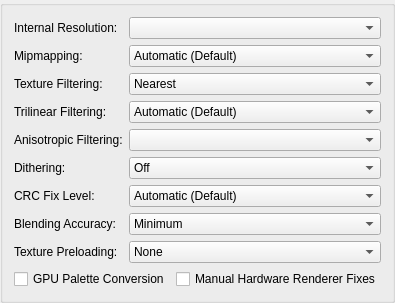
     <widget class="QGroupBox" name="hardwareRenderingTab">
      <attribute name="title">
       <string>Rendering</string>
      </attribute>
      <layout class="QFormLayout" name="formLayout_4">
       <item row="0" column="0">
        <widget class="QLabel" name="label">
         <property name="text">
          <string>Internal Resolution:</string>
         </property>
        </widget>
       </item>
       <item row="0" column="1">
        <widget class="QComboBox" name="upscaleMultiplier" />
       </item>
       <item row="1" column="0">
        <widget class="QLabel" name="label_6">
         <property name="text">
          <string>Mipmapping:</string>
         </property>
        </widget>
       </item>
       <item row="1" column="1">
        <widget class="QComboBox" name="mipmapping">
         <item>
          <property name="text">
           <string>Automatic (Default)</string>
          </property>
         </item>
         <item>
          <property name="text">
           <string>Off</string>
          </property>
         </item>
         <item>
          <property name="text">
           <string>Basic (Generated Mipmaps)</string>
          </property>
         </item>
         <item>
          <property name="text">
           <string>Full (PS2 Mipmaps)</string>
          </property>
         </item>
        </widget>
       </item>
       <item row="2" column="0">
        <widget class="QLabel" name="label_13">
         <property name="text">
          <string>Texture Filtering:</string>
         </property>
        </widget>
       </item>
       <item row="2" column="1">
        <widget class="QComboBox" name="textureFiltering">
         <item>
          <property name="text">
           <string>Nearest</string>
          </property>
         </item>
         <item>
          <property name="text">
           <string>Bilinear (Forced)</string>
          </property>
         </item>
         <item>
          <property name="text">
           <string>Bilinear (PS2)</string>
          </property>
         </item>
         <item>
          <property name="text">
           <string>Bilinear (Forced excluding sprite)</string>
          </property>
         </item>
        </widget>
       </item>
       <item row="3" column="0">
        <widget class="QLabel" name="label_11">
         <property name="text">
          <string>Trilinear Filtering:</string>
         </property>
        </widget>
       </item>
       <item row="3" column="1">
        <widget class="QComboBox" name="trilinearFiltering">
         <item>
          <property name="text">
           <string>Automatic (Default)</string>
          </property>
         </item>
         <item>
          <property name="text">
           <string>Off (None)</string>
          </property>
         </item>
         <item>
          <property name="text">
           <string>Trilinear (PS2)</string>
          </property>
         </item>
         <item>
          <property name="text">
           <string>Trilinear (Forced)</string>
          </property>
         </item>
        </widget>
       </item>
       <item row="4" column="0">
        <widget class="QLabel" name="label_5">
         <property name="text">
          <string>Anisotropic Filtering:</string>
         </property>
        </widget>
       </item>
       <item row="4" column="1">
        <widget class="QComboBox" name="anisotropicFiltering"/>
       </item>
       <item row="5" column="0">
        <widget class="QLabel" name="label_2">
         <property name="text">
          <string>Dithering:</string>
         </property>
        </widget>
       </item>
       <item row="5" column="1">
        <widget class="QComboBox" name="dithering">
         <item>
          <property name="text">
           <string>Off</string>
          </property>
         </item>
         <item>
          <property name="text">
           <string>Scaled</string>
          </property>
         </item>
         <item>
          <property name="text">
           <string>Unscaled (Default)</string>
          </property>
         </item>
        </widget>
       </item>
       <item row="6" column="0">
        <widget class="QLabel" name="label_7">
         <property name="text">
          <string>CRC Fix Level:</string>
         </property>
        </widget>
       </item>
       <item row="6" column="1">
        <widget class="QComboBox" name="crcFixLevel">
         <item>
          <property name="text">
           <string>Automatic (Default)</string>
          </property>
         </item>
         <item>
          <property name="text">
           <string>None (Debug)</string>
          </property>
         </item>
         <item>
          <property name="text">
           <string>Minimum (Debug)</string>
          </property>
         </item>
         <item>
          <property name="text">
           <string>Partial (OpenGL)</string>
          </property>
         </item>
         <item>
          <property name="text">
           <string>Full (Direct3D)</string>
          </property>
         </item>
         <item>
          <property name="text">
           <string>Aggressive</string>
          </property>
         </item>
        </widget>
       </item>
       <item row="7" column="0">
        <widget class="QLabel" name="label_8">
         <property name="text">
          <string>Blending Accuracy:</string>
         </property>
        </widget>
       </item>
       <item row="7" column="1">
        <widget class="QComboBox" name="blending">
         <item>
          <property name="text">
           <string>Minimum</string>
          </property>
         </item>
         <item>
          <property name="text">
           <string>Basic (Recommended)</string>
          </property>
         </item>
         <item>
          <property name="text">
           <string>Medium</string>
          </property>
         </item>
         <item>
          <property name="text">
           <string>High</string>
          </property>
         </item>
         <item>
          <property name="text">
           <string>Full (Slow)</string>
          </property>
         </item>
         <item>
          <property name="text">
           <string>Maximum (Very Slow)</string>
          </property>
         </item>
        </widget>
       </item>
       <item row="8" column="0">
        <widget class="QLabel" name="label_20">
         <property name="text">
          <string>Texture Preloading:</string>
         </property>
        </widget>
       </item>
       <item row="8" column="1">
        <widget class="QComboBox" name="texturePreloading">
         <item>
          <property name="text">
           <string>None</string>
          </property>
         </item>
         <item>
          <property name="text">
           <string>Partial</string>
          </property>
         </item>
         <item>
          <property name="text">
           <string>Full (Hash Cache)</string>
          </property>
         </item>
        </widget>
       </item>
       <item row="9" column="0" colspan="2">
        <layout class="QGridLayout" name="basicCheckboxGridLayout">
         <item row="0" column="0">
          <widget class="QCheckBox" name="gpuPaletteConversion">
           <property name="text">
            <string>GPU Palette Conversion</string>
           </property>
          </widget>
         </item>
         <item row="0" column="1">
          <widget class="QCheckBox" name="enableHWFixes">
           <property name="text">
            <string>Manual Hardware Renderer Fixes</string>
           </property>
          </widget>
         </item>
        </layout>
       </item>
      </layout>
     </widget>
